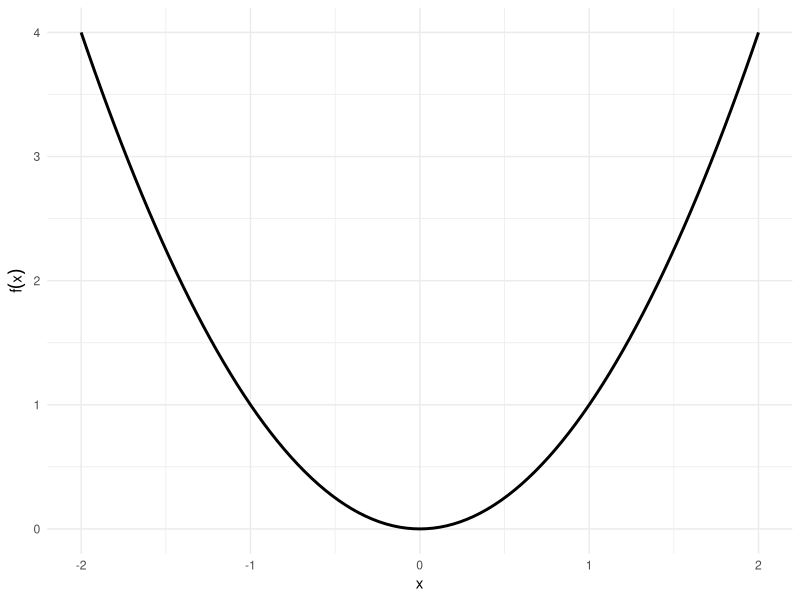
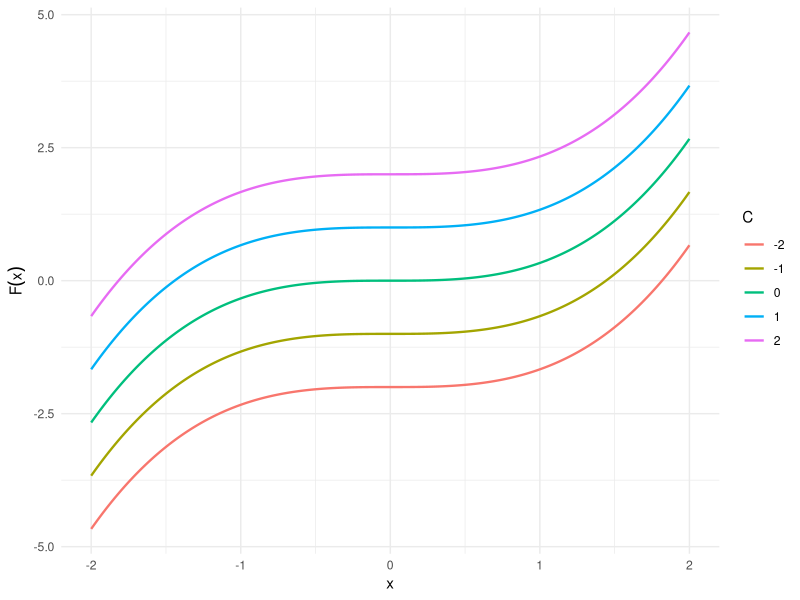
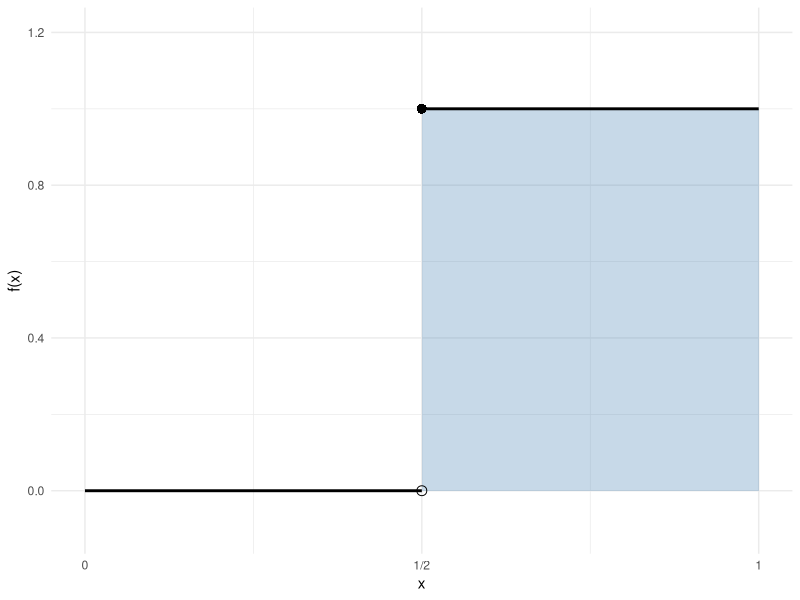
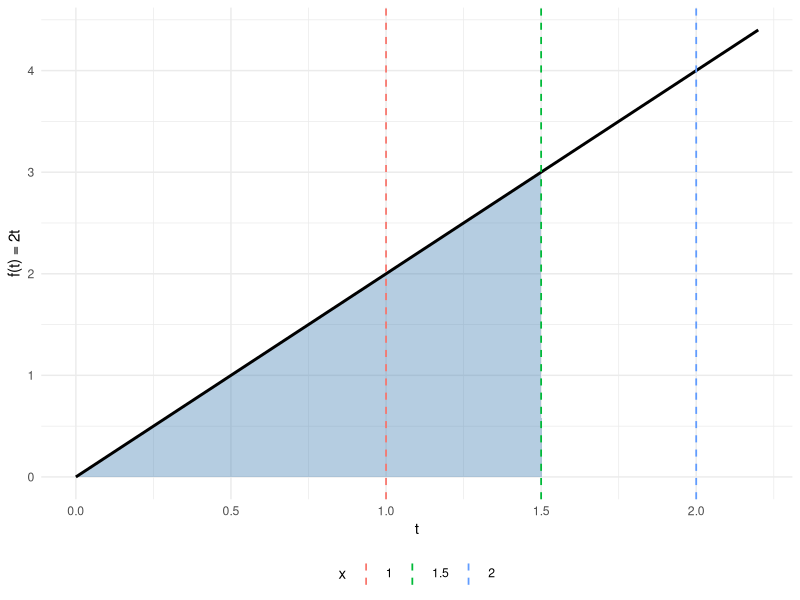
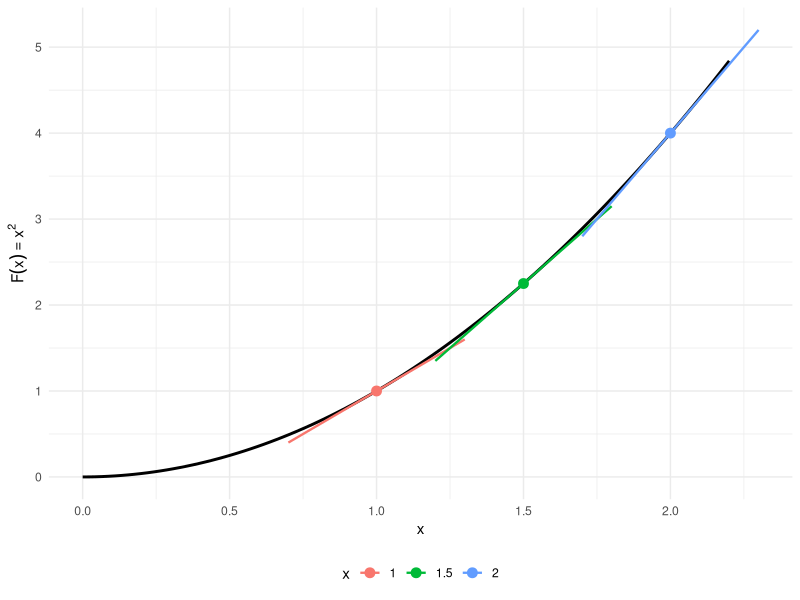
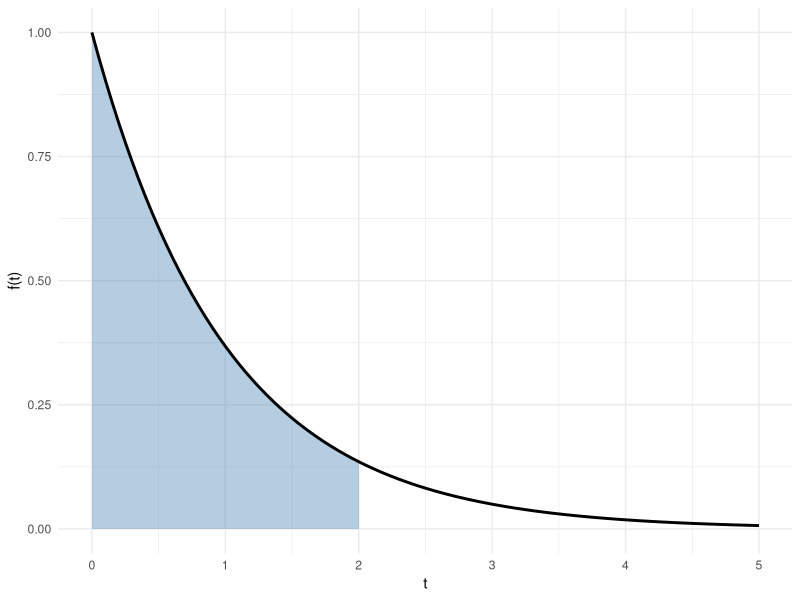
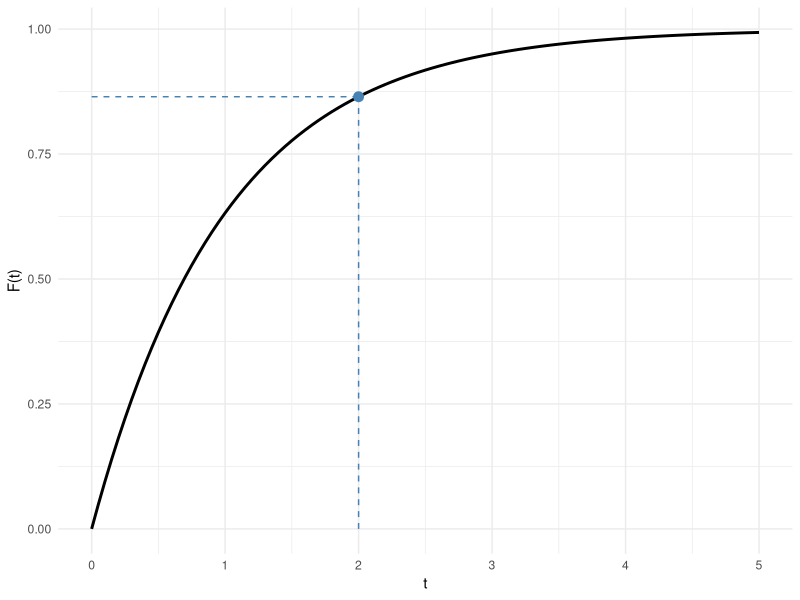

R code for these plots, in order:
## ---- chunk 1
#| label: setup-calc-integrals
#| include: false
library(ggplot2)
## ---- chunk 2
#| label: fig-antiderivatives-code
#| code-fold: true
#| layout-ncol: 2
#| fig-subcap:
#|   - "The function $f(x) = x^2$"
#|   - "Family of antiderivatives $F(x) = x^3/3 + C$"

ggplot() +
  geom_function(fun = \(x) x^2, xlim = c(-2, 2), linewidth = 1) +
  labs(x = "x", y = expression(f(x))) +
  theme_minimal()

C_vals <- c(-2, -1, 0, 1, 2)
x_seq <- seq(-2, 2, length.out = 200)
df <- do.call(rbind, lapply(C_vals, \(C) {
  data.frame(
    x = x_seq,
    y = x_seq^3 / 3 + C,
    C = factor(C)
  )
}))

ggplot(df, aes(x = x, y = y, color = C)) +
  geom_line(linewidth = 0.8) +
  labs(x = "x", y = expression(F(x)), color = "C") +
  theme_minimal()
## ---- chunk 3
#| label: fig-step-code
#| code-fold: true
step_df <- data.frame(
  x = c(0, 0.5, 0.5, 1),
  y = c(0, 0, 1, 1),
  segment = c("left", "left", "right", "right")
)

ggplot() +
  geom_rect(
    aes(xmin = 0.5, xmax = 1, ymin = 0, ymax = 1),
    fill = "steelblue", alpha = 0.3
  ) +
  geom_line(
    data = step_df,
    aes(x = x, y = y, group = segment),
    linewidth = 1
  ) +
  geom_point(aes(x = 0.5, y = 0), shape = 1, size = 3) +
  geom_point(aes(x = 0.5, y = 1), shape = 16, size = 3) +
  scale_x_continuous(breaks = c(0, 0.5, 1), labels = c("0", "1/2", "1")) +
  scale_y_continuous(limits = c(-0.1, 1.2)) +
  labs(x = "x", y = "f(x)") +
  theme_minimal()
## ---- chunk 4
#| label: fig-ftc-part1-code
#| code-fold: true
#| layout-ncol: 2
#| fig-subcap:
#|   - "$f(t) = 2t$; area equals $F(1.5) = 2.25$; marked $x \\in \\{1,1.5,2\\}$"
#|   - "$F(x) = x^2$; tangent slope at $x$ is $f(x) = 2x$"
x_marks <- c(1, 1.5, 2)
x_focus <- 1.5
stopifnot(x_focus == 1.5)  # fig-subcap hardcodes F(1.5) = 2.25

ggplot() +
  geom_area(
    data = data.frame(t = seq(0, x_focus, length.out = 200)),
    aes(x = t, y = 2 * t),
    fill = "steelblue", alpha = 0.4
  ) +
  geom_function(fun = \(t) 2 * t, xlim = c(0, 2.2), linewidth = 1) +
  geom_vline(
    data = data.frame(x = x_marks),
    aes(xintercept = x, color = factor(x)),
    linetype = "dashed", linewidth = 0.6
  ) +
  labs(x = "t", y = "f(t) = 2t", color = "x") +
  theme_minimal() +
  theme(legend.position = "bottom")

slope_df <- data.frame(
  x = x_marks,
  Fx = x_marks^2,
  slope = 2 * x_marks
)

ggplot() +
  geom_function(fun = \(x) x^2, xlim = c(0, 2.2), linewidth = 1) +
  geom_point(
    data = slope_df,
    aes(x = x, y = Fx, color = factor(x)),
    size = 3
  ) +
  geom_segment(
    data = slope_df,
    aes(
      x = x - 0.3, xend = x + 0.3,
      y = Fx - 0.3 * slope, yend = Fx + 0.3 * slope,
      color = factor(x)
    ),
    linewidth = 0.8
  ) +
  labs(x = "x", y = expression(F(x) == x^2), color = "x") +
  theme_minimal() +
  theme(legend.position = "bottom")
## ---- chunk 5
#| label: fig-exp-pdf-cdf-code
#| code-fold: true
#| layout-ncol: 2
#| fig-subcap:
#|   - "PDF with $\\lambda = 1$; shaded area equals $F(2) \\approx 0.865$"
#|   - "CDF with $\\lambda = 1$; point marks $F(2)$"
lam <- 1
t_max <- 5

ggplot() +
  geom_area(
    data = data.frame(t = seq(0, 2, length.out = 300)),
    aes(x = t, y = lam * exp(-lam * t)),
    fill = "steelblue", alpha = 0.4
  ) +
  geom_function(
    fun = \(t) lam * exp(-lam * t),
    xlim = c(0, t_max), linewidth = 1
  ) +
  labs(x = "t", y = "f(t)") +
  theme_minimal()

ggplot() +
  geom_function(
    fun = \(t) 1 - exp(-lam * t),
    xlim = c(0, t_max), linewidth = 1
  ) +
  geom_point(aes(x = 2, y = 1 - exp(-lam * 2)), size = 3, color = "steelblue") +
  geom_segment(
    aes(x = 2, xend = 2, y = 0, yend = 1 - exp(-lam * 2)),
    linetype = "dashed", color = "steelblue"
  ) +
  geom_segment(
    aes(x = 0, xend = 2, y = 1 - exp(-lam * 2), yend = 1 - exp(-lam * 2)),
    linetype = "dashed", color = "steelblue"
  ) +
  labs(x = "t", y = "F(t)") +
  theme_minimal()
